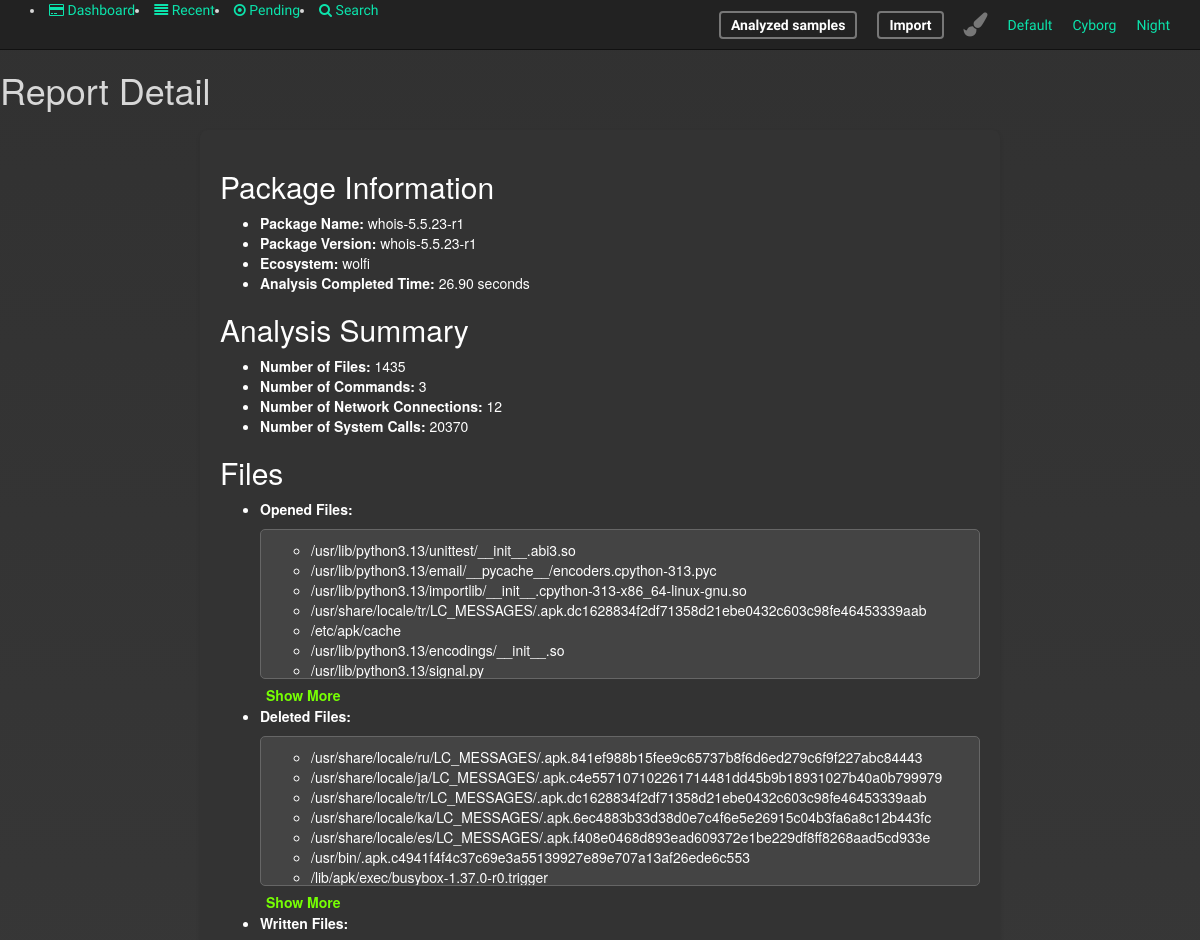
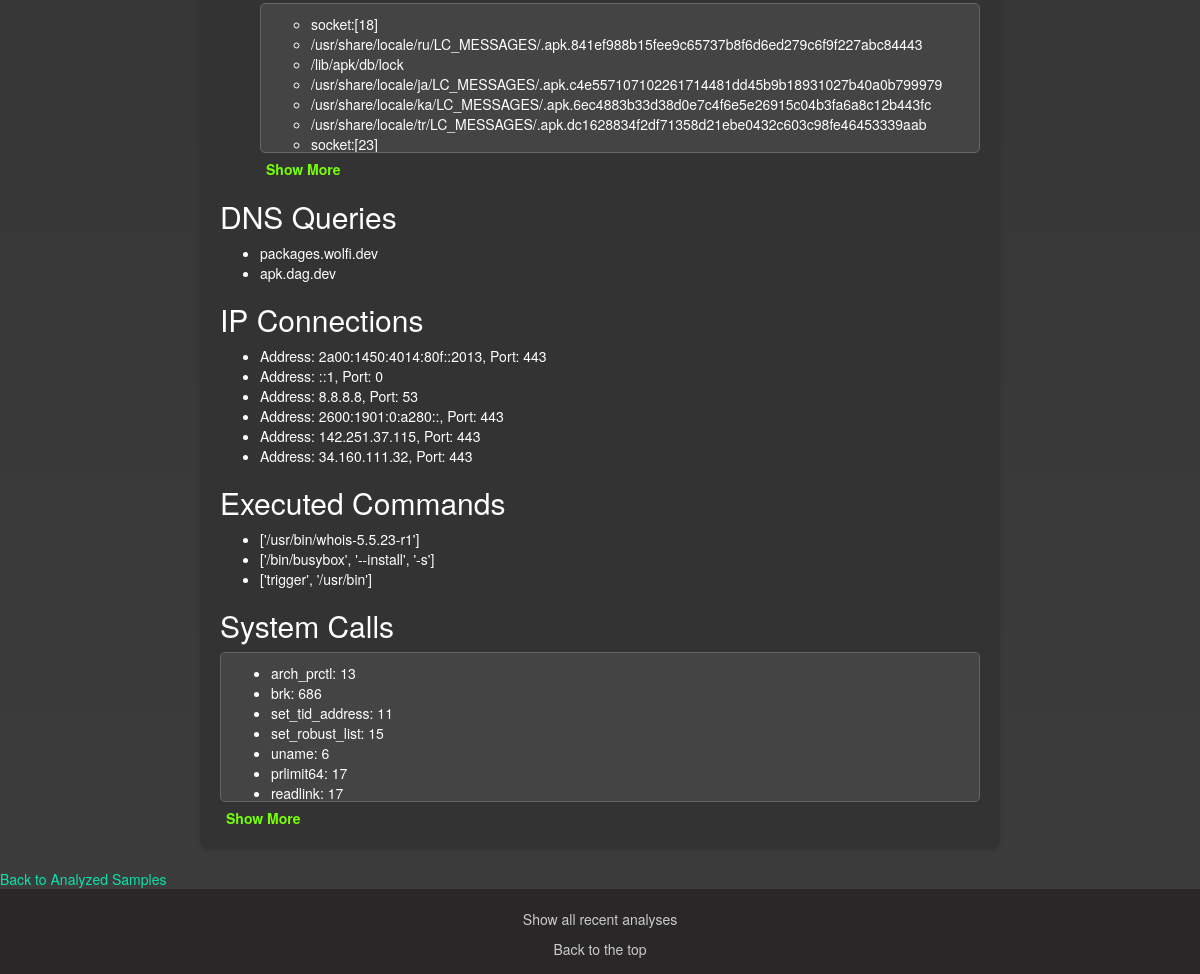
The page /package-analysis/report/50/ on the database its author committed (2 pictures, top to bottom).
### package_analysis/models.py (models this page shows, shortened)
class Report(models.Model):
    package = models.OneToOneField(Package, on_delete=models.CASCADE, related_name='report')
    time = models.FloatField()
    num_files = models.IntegerField()
    num_commands = models.IntegerField()
    num_network_connections = models.IntegerField()
    num_system_calls = models.IntegerField()
    files = models.JSONField(default=dict)  # Provide a default value
    dns = models.JSONField(default=list)  # Provide a default value
    ips = models.JSONField(default=list)  # Provide a default value
    commands = models.JSONField(default=list)  # Provide a default value
    syscalls = models.JSONField(default=list)  # Provide a default value

class Package(models.Model):
    package_name = models.CharField(max_length=20)
    package_version = models.CharField(max_length=20)
    ecosystem = models.CharField(max_length=20)

### package_analysis/views.py (the view)
# urls.py: path("report/<int:report_id>/", views.report_detail, name="report"),
def report_detail(request, report_id):
    report = Report.objects.get(pk=report_id)
    return render(request, 'package_analysis/report_detail.html', {'report': report})

### package_analysis/templates/package_analysis/report_detail.html (shortened to what this page needs)
{% extends "package_analysis/layout.html" %}
{% block body %}
<h1>Report Detail</h1>
<div class="report-details">
    <h2>Package Information</h2>
    <ul>
        <li><strong>Package Name:</strong> {{ report.package.package_name }}</li>
        <li><strong>Package Version:</strong> {{ report.package.package_version }}</li>
        <li><strong>Ecosystem:</strong> {{ report.package.ecosystem }}</li>
        <li><strong>Analysis Completed Time:</strong> {{ report.time|floatformat:2 }} seconds</li>
    </ul>
    <h2>Analysis Summary</h2>
    <ul>
        <li><strong>Number of Files:</strong> {{ report.num_files }}</li>
        <li><strong>Number of Commands:</strong> {{ report.num_commands }}</li>
        <li><strong>Number of Network Connections:</strong> {{ report.num_network_connections }}</li>
        <li><strong>Number of System Calls:</strong> {{ report.num_system_calls }}</li>
    </ul>
    <h2>Files</h2>
        <ul>
            <li><strong>Opened Files:</strong>
            <div class="collapsible">
                <ul>
                    {% for path in report.files.read %}
                    <li>{{ path }}</li>
                    {% endfor %}
                </ul>
            </div>
            <button class="toggle-btn">Show More</button>
            </li>
            <li><strong>Deleted Files:</strong>
            <div class="collapsible">
                <ul>
                    {% for path in report.files.delete %}
                    <li>{{ path }}</li>
                    {% endfor %}
                </ul>
            </div>
            <button class="toggle-btn">Show More</button>
            </li>
            <li><strong>Written Files:</strong>
            <div class="collapsible">
                <ul>
                    {% for path in report.files.write %}
                    <li>{{ path }}</li>
                    {% endfor %}
                </ul>
            </div>
            <button class="toggle-btn">Show More</button>
            </li>
        </ul>
    <h2>DNS Queries</h2>
    <ul>
        {% for hostname in report.dns %}
            <li>{{ hostname }}</li>
        {% empty %}
            <li>No DNS queries</li>
        {% endfor %}
    </ul>
    <h2>IP Connections</h2>
    <ul>
        {% for ip in report.ips %}
            <li>Address: {{ ip.Address }}, Port: {{ ip.Port }}</li>
        {% empty %}
            <li>No IP connections</li>
        {% endfor %}
    </ul>
    <h2>Executed Commands</h2>
    <ul>
        {% for command in report.commands %}
            <li>{{ command }}</li>
        {% empty %}
            <li>No commands executed</li>
        {% endfor %}
    </ul>
    <h2>System Calls</h2>
    <div class="collapsible">
        <ul>
            {% for syscall, count in report.syscalls %}
                <li>{{ syscall }}: {{ count }}</li>
            {% endfor %}
        </ul>
    </div>
    <button class="toggle-btn">Show More</button>
</div>
<a href="{% url 'analyzed_samples' %}">Back to Analyzed Samples</a>
{% endblock %}

### package_analysis/templates/package_analysis/report_detail.html (style rules this page uses)
.report-details { background-color: #fff; padding: 20px; margin: 20px auto; border-radius: 8px; box-shadow: 0 2px 4px rgba(0, 0, 0, 0.1); max-width: 800px; }
body.night .report-details { background-color: #333; color: #fff; }
.collapsible { background-color: #f9f9f9; border: 1px solid #ddd; padding: 10px; margin-top: 10px; border-radius: 5px; transition: max-height 0.3s ease-in-out, padding 0.3s ease-in-out; overflow: hidden; max-height: 150px; position: relative; }
body.night .collapsible { background-color: #444; border-color: #666; }
.toggle-btn { background: none; border: none; color: #007bff; cursor: pointer; font-weight: bold; margin-top: 5px; display: block; text-align: left; }
body.night .toggle-btn { color: #76ff03; }

### rows shown on the page
Report: package.package_name "whois-5.5.23-r1", package.package_version "whois-5.5.23-r1", package.ecosystem "wolfi", time "26.90", num_files "1435", num_commands "3", num_network_connections "12", num_system_calls "20370"

### other values the page prints
{{ path }} "/usr/lib/python3.13/unittest/__init__.abi3.so" "/usr/lib/python3.13/email/__pycache__/encoders.cpython-313.pyc" "/usr/lib/python3.13/importlib/__init__.cpython-313-x86_64-linux-gnu.so" "/usr/share/locale/tr/LC_MESSAGES/.apk.dc1628834f2df71358d21ebe0432c603c98fe46453339aab" "/etc/apk/cache" "/usr/lib/python3.13/encodings/__init__.so" "/usr/lib/python3.13/signal.py"
{{ path }} "/usr/share/locale/ru/LC_MESSAGES/.apk.841ef988b15fee9c65737b8f6d6ed279c6f9f227abc84443" "/usr/share/locale/ja/LC_MESSAGES/.apk.c4e557107102261714481dd45b9b18931027b40a0b799979" "/usr/share/locale/tr/LC_MESSAGES/.apk.dc1628834f2df71358d21ebe0432c603c98fe46453339aab" "/usr/share/locale/ka/LC_MESSAGES/.apk.6ec4883b33d38d0e7c4f6e5e26915c04b3fa6a8c12b443fc" "/usr/share/locale/es/LC_MESSAGES/.apk.f408e0468d893ead609372e1be229df8ff8268aad5cd933e" "/usr/bin/.apk.c4941f4f4c37c69e3a55139927e89e707a13af26ede6c553" "/lib/apk/exec/busybox-1.37.0-r0.trigger"
{{ path }} "socket:[18]" "/usr/share/locale/ru/LC_MESSAGES/.apk.841ef988b15fee9c65737b8f6d6ed279c6f9f227abc84443" "/lib/apk/db/lock" "/usr/share/locale/ja/LC_MESSAGES/.apk.c4e557107102261714481dd45b9b18931027b40a0b799979" "/usr/share/locale/ka/LC_MESSAGES/.apk.6ec4883b33d38d0e7c4f6e5e26915c04b3fa6a8c12b443fc" "/usr/share/locale/tr/LC_MESSAGES/.apk.dc1628834f2df71358d21ebe0432c603c98fe46453339aab" "socket:[23]"
{{ hostname }} "packages.wolfi.dev" "apk.dag.dev"
{{ ip.Address }} "2a00:1450:4014:80f::2013" "::1" "8.8.8.8" "2600:1901:0:a280::" "142.251.37.115" "34.160.111.32"
{{ ip.Port }} "443" "0" "53" "443" "443" "443"
{{ command }} "['/usr/bin/whois-5.5.23-r1']" "['/bin/busybox', '--install', '-s']" "['trigger', '/usr/bin']"
{{ syscall }} "arch_prctl" "brk" "set_tid_address" "set_robust_list" "uname" "prlimit64" "readlink"
{{ count }} "13" "686" "11" "15" "6" "17" "17"
